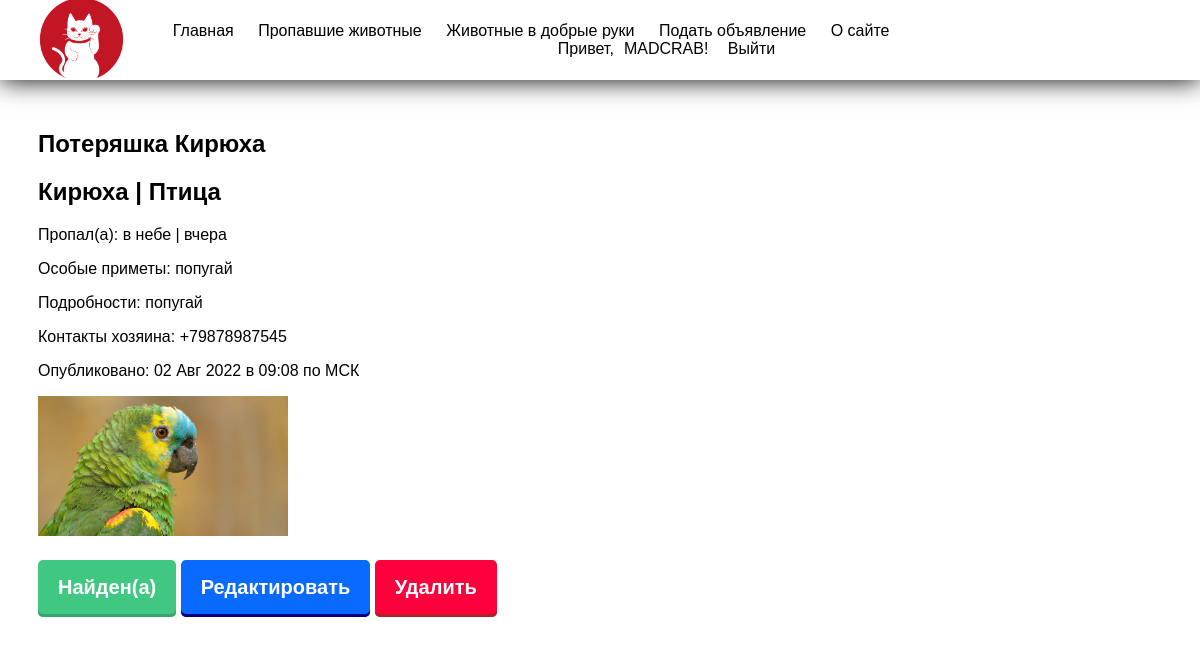
The page /lost_detail/12 (signed in) on the database its author committed.
### lost/models.py (models this page shows, shortened)
class LostAnimal(models.Model):  # модель животного-потеряшки
    objects = models.Manager()
    author = models.ForeignKey(User, on_delete=models.PROTECT, verbose_name='Автор', editable=False, null=True)
    name = models.CharField(max_length=200, verbose_name='Кличка')
    type = models.ForeignKey('AnimalType', null=True, on_delete=models.PROTECT, verbose_name='Тип животного')
    photo = models.ImageField(upload_to='photos/%Y-%m-d/', verbose_name='Фото', null=True)
    place = models.CharField(max_length=200, verbose_name='Где пропал(а)')
    time = models.CharField(verbose_name='Когда пропал', blank=True, max_length=200)
    special_signs = models.CharField(max_length=200, verbose_name='Особые приметы', blank=True)
    description = models.TextField(verbose_name='Подробности')
    phoneNumberRegex = RegexValidator(regex=r"^\+?1?\d{8,15}$")  # валидатор для поля номера телефона
    phone_number = models.CharField(validators=[phoneNumberRegex], max_length=12)
    published = models.DateTimeField(verbose_name='Опубликовано', auto_now_add=True)
    class Meta:
        verbose_name = 'Пропавшее животное'
        verbose_name_plural = 'Пропавшие животные'
        ordering = ['-published']

class AnimalType(models.Model):  # возможные типы животных для выбора в 'type' в модели LostAnimal
    objects = models.Manager()
    name = models.CharField(max_length=200, verbose_name='Название', unique=True)
    class Meta:
        verbose_name = 'Тип животного'
        verbose_name_plural = 'Типы животных'
    def __str__(self):
        return self.name

### lost/views.py (the view)
# urls.py: path('lost_detail/<int:pk>', views.LostAnimalDetailView.as_view(), name='lost_detail'),
class LostAnimalDetailView(DetailView):  # страница конкретного объявления по первичному ключу
    model = LostAnimal
    template_name = 'lost/lost_detail.html'
    context_object_name = 'animal'

### templates/lost/lost_detail.html (shortened to what this page needs)
<!DOCTYPE html>
{% extends 'base.html' %}
{% load static %}
{% block css %} {{block.super}}
    <link href="{% static 'lost/css/popap.css' %}" rel="stylesheet"/>
{% endblock css %}
{% block content %}
    <h2>Потеряшка {{animal.name}}</h2>
    <h2>{{animal.name}} | {{animal.type}}</h2>
    <p>Пропал(а): {{animal.place}} | {{animal.time}}</p>
    <p>Особые приметы: {{animal.special_signs}}</p>
    <p>Подробности: {{animal.description}}</p>
    <p>Контакты хозяина: {{animal.phone_number}}</p>
    <p>Опубликовано: {{animal.published|date:"d M Y в H:m по МСК"}}</p>
    <img class="img centered" src="{{animal.photo.url}}" style="width:250px;">
    <br>
    <br>
    <br>
    {% if request.user == animal.author or request.user.is_superuser %}
        <a href="#FoundModal" class="button-green" style="font-size: 20px;">Найден(а)</a>
        <a href="{% url 'lost_edit' animal.pk %}" class="button-blue" style="font-size: 20px;">Редактировать</a>
        <a href="#DeleteModal" class="button-red" style="font-size: 20px;">Удалить</a>
    {% endif %}
{% endblock content %}

### templates/base.html (shortened to what this page needs)
<!DOCTYPE html>
{% load static %}
<html lang="en">
    <head>
        {% block css %}
            <link href="{% static 'lost/css/buttons.css' %}" rel="stylesheet"/>
            <link href="{% static 'lost/css/base.css' %}" rel="stylesheet"/>
        {% endblock css %}
    </head>
    <body>
        <header>
            <a href="{% url 'home' %}"><img src="{% static 'lost/images/logocat.png' %}"/></a>
            <nav>
                <ul>
                    <li><a href="{% url 'home' %}">Главная</a></li>
                    <li><a href="{% url 'lost_list' %}">Пропавшие животные</a></li>
                    <li><a href="{% url 'lost_list' %}">Животные в добрые руки</a></li>
                    <li><a href="{% url 'lost_create' %}">Подать объявление</a></li>
                    <li><a href="{% url 'about' %}">О сайте</a></li>
                </ul>
                <div class="nav-auth">
                    {% if user.is_authenticated %}
                        {% if user.is_superuser %}
                            <p>Привет,<a href="/admin/">{{user.username}}!</a></p>
                            <a href="{% url 'logout' %}">Выйти</a>
                        {% else %}
                            <p>Привет,{{user.username}}!</p>
                            <a href="{% url 'logout' %}">Выйти</a>
                        {% endif %}
                    {% else %}
                        <p> <a href="{% url 'login' %}">Войти</a> </p>
                        <p> <a href="{% url 'signup' %}">Создать аккаунт</a> </p>
                    {% endif %}
                </div>
            </nav>
        </header>
        {% block content %}
        {% endblock content %}
    </body>
</html>

### static/lost/css/buttons.css (style rules this page uses)
a.button-green { font-weight: 700; font-size: 35px; color: white; text-decoration: none; padding: .8em 1em calc(.8em + 3px); border-radius: 5px; background: rgb(64,199,129); box-shadow: 0 -3px rgb(53,167,110) inset; transition: 0.5s; }
a.button-red { font-weight: 700; font-size: 35px; color: white; text-decoration: none; padding: .8em 1em calc(.8em + 3px); border-radius: 5px; background: rgb(255,0,60); box-shadow: 0 -3px rgb(178,34,34) inset; transition: 0.5s; }
a.button-blue { font-weight: 700; font-size: 35px; color: white; text-decoration: none; padding: .8em 1em calc(.8em + 3px); border-radius: 5px; background: rgb(8,106,255); box-shadow: 0 -3px rgb(0,0,128) inset; transition: 0.5s; }

### static/lost/css/base.css (style rules this page uses)
header nav .nav-auth { margin-left: 440px; }
header nav .nav-auth p { margin: -5px; }
header nav .nav-auth a { text-decoration: none; color: black; margin: 10px; }
header img { height: 80px; margin-left: 40px; }
body { height: 125vh; background-image: #ffff; background-size: cover; font-family: sans-serif; margin-top: 80px; padding: 30px; }
header { background-color: white; position: fixed; top: 0; left: 0; right: 0; height: 80px; display: flex; align-items: center; box-shadow: 0 0 25px 0 black; }
header * { display: inline; }
header li { margin: 10px; }
header li a { color: black; text-decoration: none; }

### rows shown on the page
LostAnimal: name "Кирюха", type "Птица", place "в небе", time "вчера", special_signs "попугай", description "попугай", phone_number "+79878987545", published "02 Авг 2022 в 09:08 по МСК", photo (picture)

### other values the page prints
{{ user.username }} "MADCRAB"
